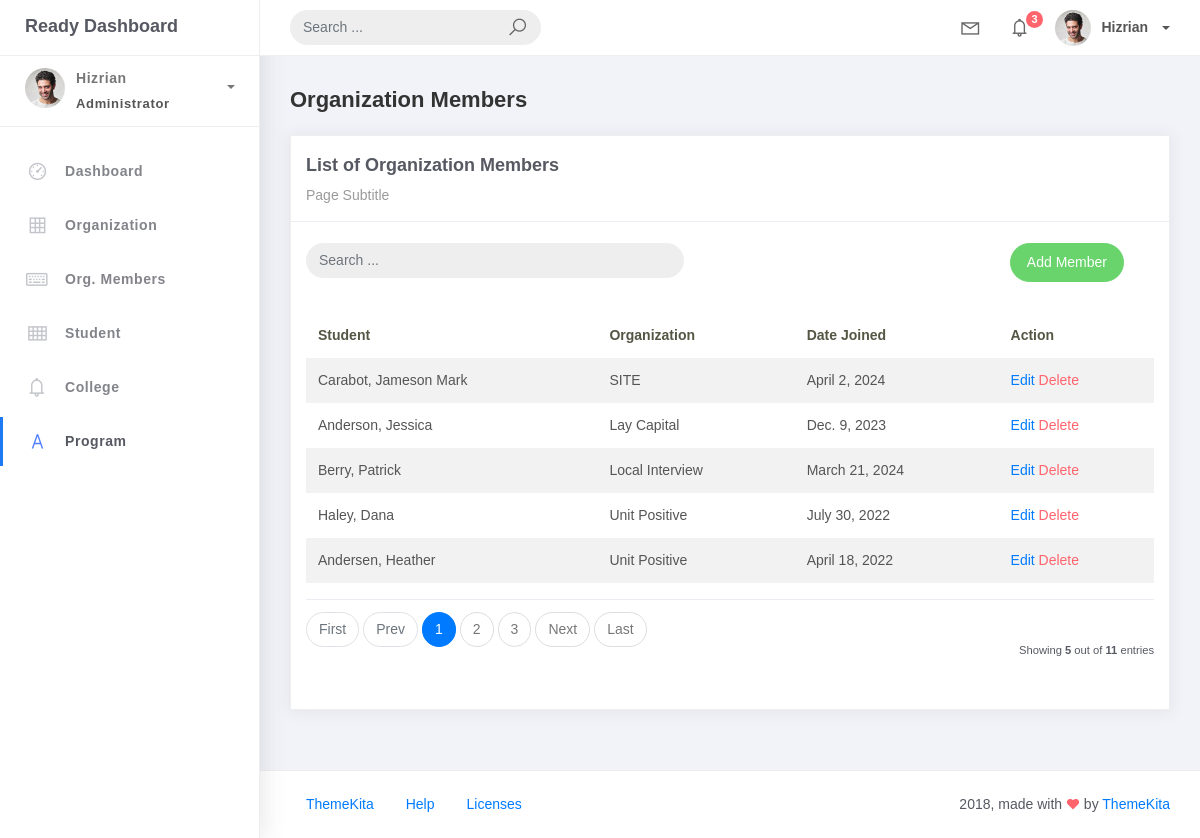
/orgMemberList, run on an earlier commit of the app's database.
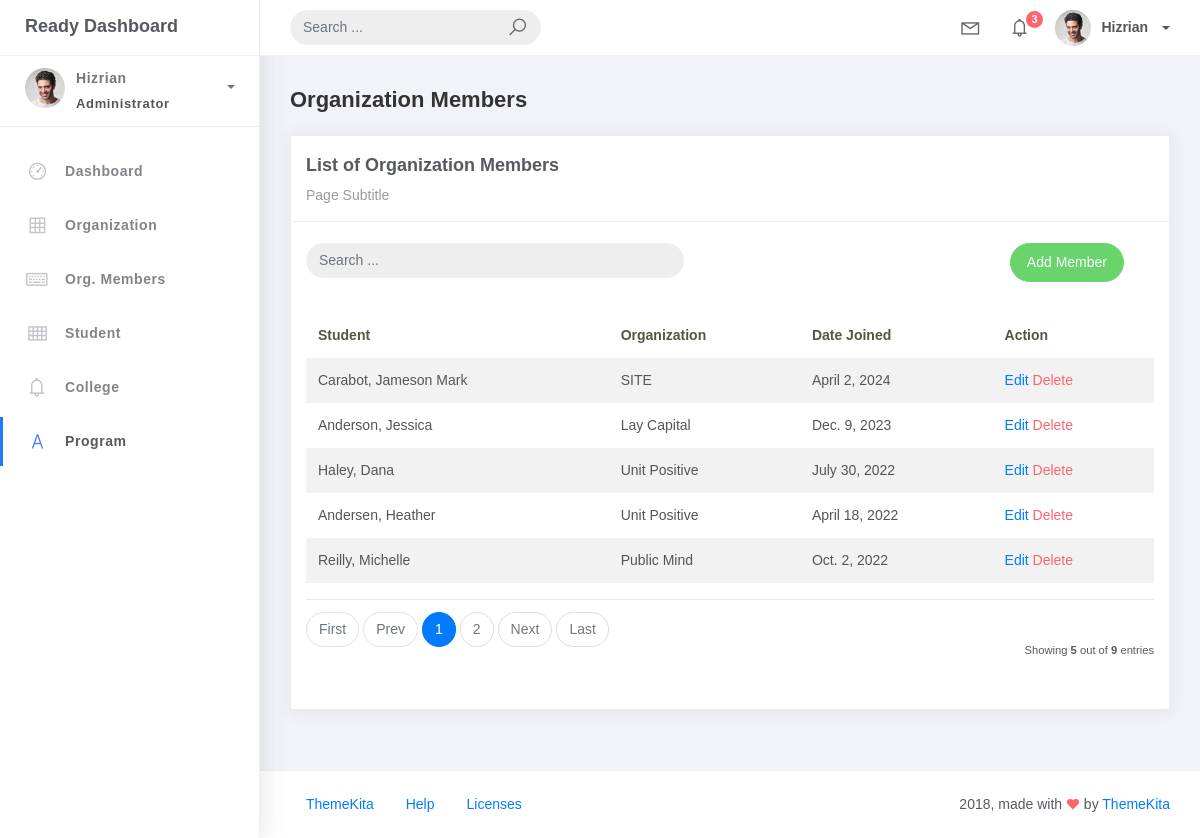
And on a later commit of the database.
### studentorg/models.py (models this page shows, shortened)
class BaseModel(models.Model):
    created_at = models.DateTimeField(auto_now_add=True, db_index=True)
    updated_at = models.DateTimeField(auto_now=True)
    class Meta:
        abstract = True

class OrgMember(BaseModel):
    student = models.ForeignKey(Student, on_delete=models.CASCADE)
    organization = models.ForeignKey(Organization, on_delete=models.CASCADE)
    date_joined = models.DateField()

class Student(BaseModel):
    student_id = models.CharField(max_length=15)
    lastname = models.CharField(max_length=25)
    firstname = models.CharField(max_length=25)
    middlename = models.CharField(max_length=25, blank=True, null=True)
    program = models.ForeignKey(Program, on_delete=models.CASCADE)
    def __str__(self):
        return f"{self.lastname}, {self.firstname}"

class Organization(BaseModel):
    name = models.CharField(max_length=150)
    college = models.ForeignKey(
        College, null=True, blank=True, on_delete=models.CASCADE)
    description = models.CharField(max_length=500)
    def __str__(self):
        return self.name

### studentorg/views.py (the view)
# urls.py: path('orgMemberList', OrgMemberList.as_view(), name='orgMember-list'),
class OrgMemberList(ListView):
    model = OrgMember
    context_object_name = 'OrgMember'
    template_name = 'orgMember_list.html'
    paginate_by = 5

### templates/orgMember_list.html (shortened to what this page needs)
{% extends 'base.html' %} {% load static %} {% block content %}
<div class="content">
    <div class="container-fluid">
        <h4 class="page-title">Organization Members</h4>
        <div class="row">
            <div class="col-md-12">
                <div class="card">
                    <div class="card-header">
                        <div class="card-title">List of Organization Members</div>
                        <div class="card-category">Page Subtitle</div>
                    </div>
                    <br />
                        <div class="col-md-12 row">
                            <div class="col-md-6">
                                <form class="navbar-form nav-search mr-md-3" action="">
                                    <div class="input-group">
                                        <input type="text" placeholder="Search ..." class="form-control" />
                                        <div class="input-group-append">
                                            <span class="input-group-text">
                                            </span>
                                        </div>
                                    </div>
                                </form>
                            </div>
                            <div class="col-md-6">
                                <div class="pull-right">
                                    <a href="{% url 'orgMember-add' %}" class="btn btn-success btn-rounded">Add Member</a>
                                </div>
                            </div>
                        </div>
                    <div class="card-body">
                        <table class="table table-striped mt-3">
                            <thead>
                                <tr>
                                    <th scope="col">Student</th>
                                    <th scope="col">Organization</th>
                                    <th scope="col">Date Joined</th>
                                    <th scope="col">Action</th>
                                </tr>
                            </thead>
                            <tbody>
                                {% for org_member in object_list %}
                                    <tr>
                                        <td>{{ org_member.student }}</td>
                                        <td>{{ org_member.organization}}</td>
                                        <td>{{ org_member.date_joined }}</td>
                                        <td>
                                            <a href="{% url 'orgMember-update' pk=org_member.id %}">Edit</a>
                                            <a href="{% url 'orgMember-delete' pk=org_member.id %}" class="text-danger">Delete</a>
                                        </td>
                                    </tr>
                                {% empty %}
                                    <tr>
                                        <td colspan="4" style="text-align: center">
                                            <p class="text-sm font-weight-bold mb-0">No Records Found</p>
                                        </td>
                                    </tr>
                                {% endfor %}
                            </tbody>
                        </table>
                        {% include 'includes/pagination.html' %}
                    </div>
                </div>
            </div>
        </div>
    </div>
</div>
{% endblock %}

### templates/base.html (shortened to what this page needs)
{% load static %}
<!DOCTYPE html>
<html>
<head>
    <link rel="stylesheet" href="{% static 'css/bootstrap.min.css' %}">
    <link rel="stylesheet" href="{% static 'css/ready.css' %}">
    <link rel="stylesheet" href="{% static 'css/demo.css' %}">
</head>
<body>
    <div class="wrapper">
        <div class="main-header">
            <div class="logo-header">
                <a href="index.html" class="logo">
                    Ready Dashboard
                </a>
            </div>
            <nav class="navbar navbar-header navbar-expand-lg">
                <div class="container-fluid">
                    <form class="navbar-left navbar-form nav-search mr-md-3" action="">
                        <div class="input-group">
                            <input type="text" placeholder="Search ..." class="form-control">
                            <div class="input-group-append">
                                <span class="input-group-text">
                                    <i class="la la-search search-icon"></i>
                                </span>
                            </div>
                        </div>
                    </form>
                    <ul class="navbar-nav topbar-nav ml-md-auto align-items-center">
                        <li class="nav-item dropdown hidden-caret">
                            <a class="nav-link dropdown-toggle" href="#" id="navbarDropdown" role="button" data-toggle="dropdown" aria-haspopup="true" aria-expanded="false">
                                <i class="la la-envelope"></i>
                            </a>
                        </li>
                        <li class="nav-item dropdown hidden-caret">
                            <a class="nav-link dropdown-toggle" href="#" id="navbarDropdown" role="button" data-toggle="dropdown" aria-haspopup="true" aria-expanded="false">
                                <i class="la la-bell"></i>
                                <span class="notification">3</span>
                            </a>
                        </li>
                        <li class="nav-item dropdown">
                            <a class="dropdown-toggle profile-pic" data-toggle="dropdown" href="#" aria-expanded="false"> <img src="assets/img/profile.jpg" alt="user-img" width="36" class="img-circle"><span >Hizrian</span></span> </a>
                            </li>
                        </ul>
                    </div>
                </nav>
            </div>
            <div class="sidebar">
                <div class="scrollbar-inner sidebar-wrapper">
                    <div class="user">
                        <div class="photo">
                            <img src="{% static 'img/profile.jpg' %}" alt="user-img" width="36" class="img-circle">
                        </div>
                        <div class="info">
                            <a class="" data-toggle="collapse" href="#collapseExample" aria-expanded="true">
                                <span>
                                    Hizrian
                                    <span class="user-level">Administrator</span>
                                    <span class="caret"></span>
                                </span>
                            </a>
                        </div>
                    </div>
                    <ul class="nav">
                        <li class="nav-item">
                            <a href="index.html">
                                <i class="la la-dashboard"></i>
                                <p>Dashboard</p>
                            </a>
                        </li>
                        <li class="nav-item">
                            <a href="{% url 'organization-list' %}">
                                <i class="la la-table"></i>
                                <p>Organization</p>
                            </a>
                        </li>
                        <li class="nav-item">
                            <a href="{% url 'orgMember-list' %}">
                                <i class="la la-keyboard-o"></i>
                                <p>Org. Members</p>
                            </a>
                        </li>
                        <li class="nav-item">
                            <a href="tables.html">
                                <i class="la la-th"></i>
                                <p>Student</p>
                            </a>
                        </li>
                        <li class="nav-item">
                            <a href="notifications.html">
                                <i class="la la-bell"></i>
                                <p>College</p>
                            </a>
                        </li>
                        <li class="nav-item active">
                            <a href="typography.html">
                                <i class="la la-font"></i>
                                <p>Program</p>
                            </a>
                        </li>
                    </ul>
                </div>
            </div>
            <div class="main-panel">
                {% block content %}
                {% endblock %}
                <footer class="footer">
                    <div class="container-fluid">
                        <nav class="pull-left">
                            <ul class="nav">
                                <li class="nav-item">
                                    <a class="nav-link" href="http://www.themekita.com">
                                        ThemeKita
                                    </a>
                                </li>
                                <li class="nav-item">
                                    <a class="nav-link" href="#">
                                        Help
                                    </a>
                                </li>
                                <li class="nav-item">
                                    <a class="nav-link" href="https://themewagon.com/license/#free-item">
                                        Licenses
                                    </a>
                                </li>
                            </ul>
                        </nav>
                        <div class="copyright ml-auto">
                            2018, made with <i class="la la-heart heart text-danger"></i> by <a href="http://www.themekita.com">ThemeKita</a>
                        </div>
                    </div>
                </footer>
            </div>
        </div>
</body>
</html>

### templates/includes/pagination.html (shortened to what this page needs)
{% if is_paginated %}
<div class="card-footer px-0 border-0 d-flex flex-column flex-lg-row align-items-center justify-content-between mt-3">
    <nav aria-label="Topics pagination" class="mb-4">
        <ul class="pagination">
            {% if page_obj.number > 1 %}
            <li class="page-item">
                <a class="page-link" href="?page=1">First</a>
            </li>
            {% else %}
            <li class="page-item disabled">
                <span class="page-link">First</span>
            </li>
            {% endif %}
            {% if page_obj.has_previous %}
            <li class="page-item">
                <a class="page-link" href="?page={{ page_obj.previous_page_number }}">Prev</a>
            </li>
            {% else %}
            <li class="page-item disabled">
                <span class="page-link">Prev</span>
            </li>
            {% endif %}
            {% for page_num in paginator.page_range %}
            {% if page_obj.number == page_num %}
            <li class="page-item active">
                <span class="page-link">
                    {{ page_num }}
                </span>
            </li>
            {% elif page_num > page_obj.number|add:'-3' and page_num < page_obj.number|add:'3' %}
            <li class="page-item">
                <a class="page-link" href="?page={{ page_num }}">{{ page_num }}</a>
            </li>
            {% endif %}
            {% endfor %}
            {% if page_obj.has_next %}
            <li class="page-item">
                <a class="page-link" href="?page={{ page_obj.next_page_number }}">Next</a>
            </li>
            {% else %}
            <li class="page-item disabled">
                <span class="page-link">Next</span>
            </li>
            {% endif %}
            {% if page_obj.number != paginator.num_pages %}
            <li class="page-item">
                <a class="page-link" href="?page={{ paginator.num_pages }}">Last</a>
            </li>
            {% else %}
            <li class="page-item disabled">
                <span class="page-link">Last</span>
            </li>
            {% endif %}
        </ul>
    </nav>
    <div class="fw-normal small mt-4 mt-lg-0">Showing <b>{{ object_list.count }}</b> out of <b>{{ paginator.count }}</b> entries</div>
</div>
{% endif %}

What changed in the data, as far as the page shows it:
removed OrgMember: student "Berry, Patrick", organization "Local Interview", date_joined "March 21, 2024"
now on this page (row unchanged): OrgMember: student "Reilly, Michelle", organization "Public Mind", date_joined "Oct. 2, 2022"
Also different on the page:
{{ paginator.count }}: "11" → "9"
list line gone: "3"
